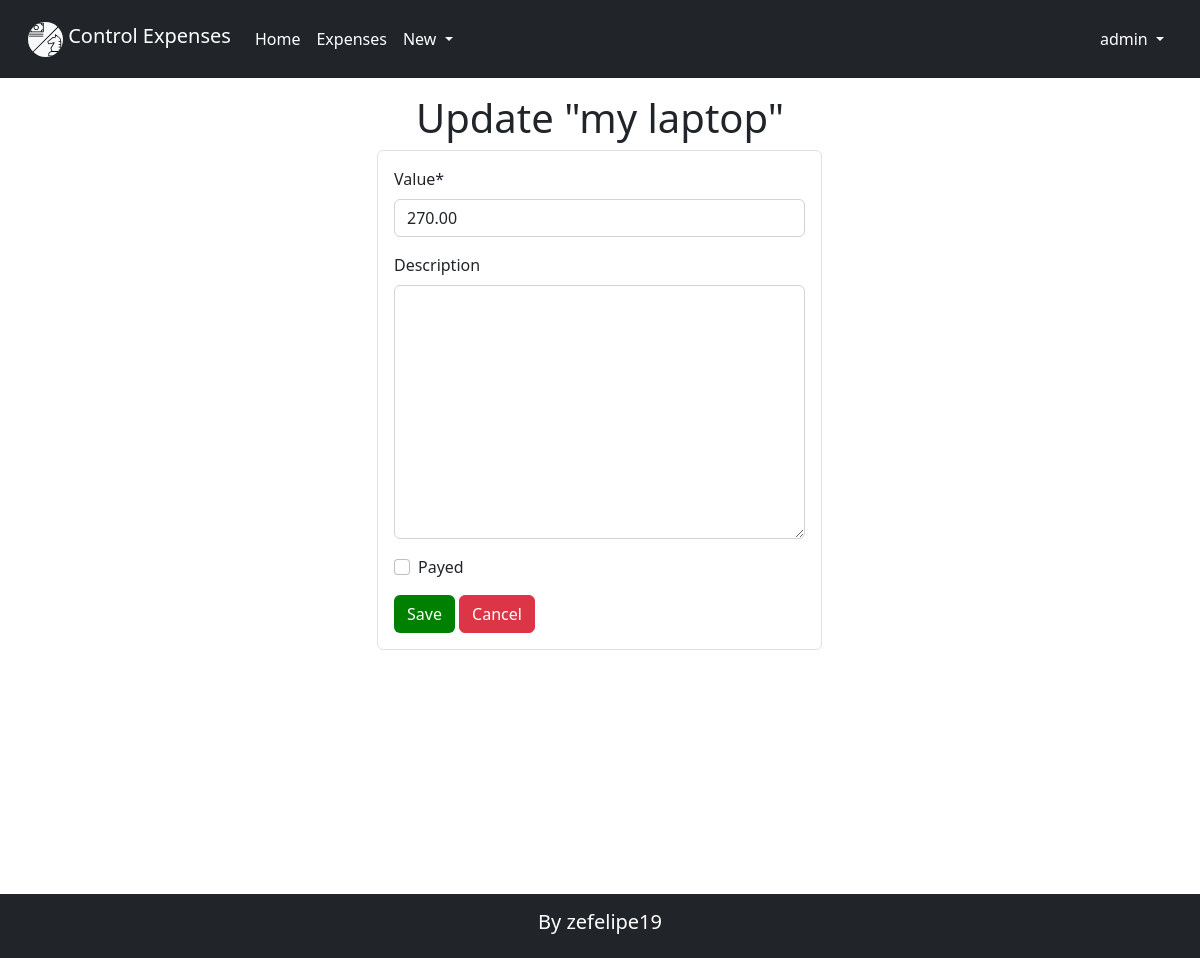
The page /home/update/admin-my-laptop (signed in) on the database as committed earlier.
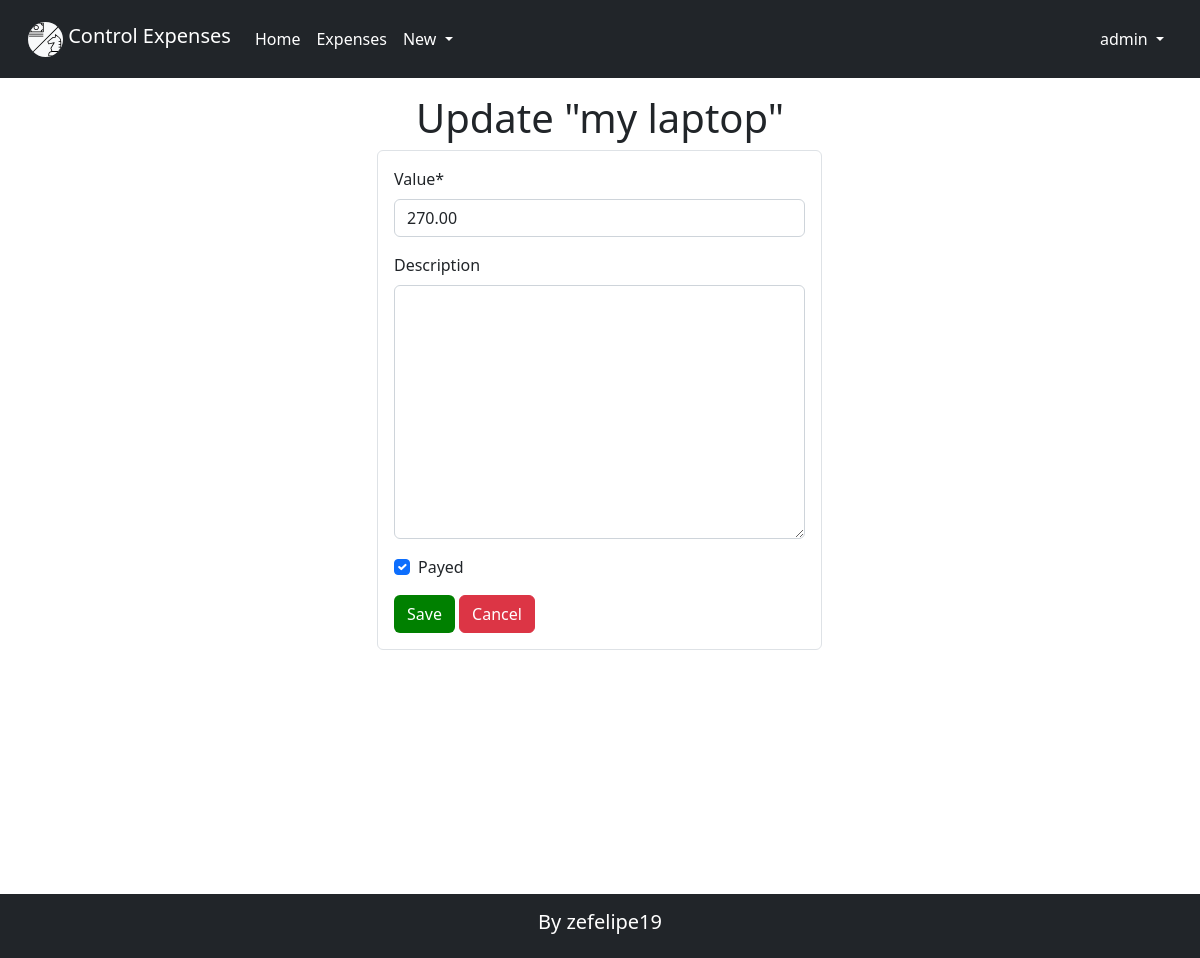
The same page on the database as committed later.
### expenses/models.py (models this page shows, shortened)
class Expenses(models.Model):
    user = models.ForeignKey(User, on_delete=models.CASCADE)
    name = models.CharField(max_length=100)
    value = models.DecimalField(max_digits=10, decimal_places=2)
    description = models.TextField(blank=True, null=True)
    date = models.DateTimeField(default=datetime.now)
    payed = models.BooleanField(default=False)
    payment_date = models.DateTimeField(null=True, blank=True)
    slug = models.SlugField(max_length=100, null=True, blank=True)

### dashboard/views.py (the view)
# urls.py: path('home/update/<slug>', UpdateUserExpense.as_view(), name='update'),
class UpdateUserExpense(LoginRequiredMixin, UpdateView):
    model = Expenses
    context_object_name = 'expense'
    slug_url_kwarg = 'slug'
    template_name = 'expenses/update_expense.html'
    fields = ['value', 'description', 'payed']
    success_url = reverse_lazy('detail')

### dashboard/templates/expenses/update_expense.html (shortened to what this page needs)
{% extends 'base.html' %}
{% load crispy_forms_tags %}
{% block 'content' %}
    <div class="d-flex flex-md-column align-items-center">
        <div class="input-group mb-3 d-flex flex-md-column align-items-center">
            <h1> Update "{{ expense.name }}"</h1>
            <form action="{% url 'update' expense.slug %}" method="post" enctype="multipart/form-data" class='border p-3 rounded'>
                {{ form|crispy }}
                <input type="submit" class="btn btn-sucsses" style="background-color: green; color: white;" onclick="location.href = '{% url 'detail' expense.slug %}'" value="Save">
                <input type="button" value="Cancel" class="btn btn-danger" onclick="location.href = '{% url 'detail' expense.slug %}'">
            </form>
        </div>
    </div>
{% endblock %}

Rows that differ between the two databases and show on the page:
changed Expenses "my laptop": payed "☐" → "☑"
